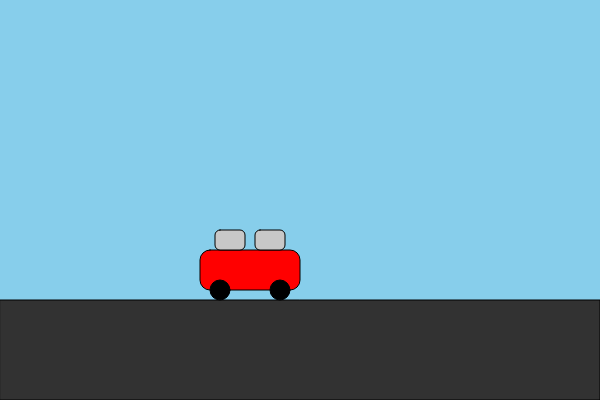
Frame 1 (no input)
Frame 60 (no input): identical to frame 1, image omitted
Frame 120 (the mouse pressed at the canvas centre since frame 60): identical to frame 1, image omitted

The p5.js sketch that drew this single still picture (run headless with seeded random() and noise() and a simulated clock; from frame 60 on, the mouse is pressed at the canvas centre):

// p5.js sketch
// ── sketch.js
let corv = 200; // Car position

function setup() {
  createCanvas(600, 400);
}

function draw() {
  background(135, 206, 235);
  

    // road
    fill(50);
    rect(0, 300, width, 100);

    // Draw the car body
    fill(255, 0, 0); // Red color
    rect(corv, 250, 100, 40, 10); // Rounded car body
    
    // Windows
    fill(200);
    rect(corv + 15, 230, 30, 20, 5);
    rect(corv + 55, 230, 30, 20, 5);

    // Wheels
    fill(0);
    ellipse(corv + 20, 290, 20, 20);
    ellipse(corv + 80, 290, 20, 20);
}
